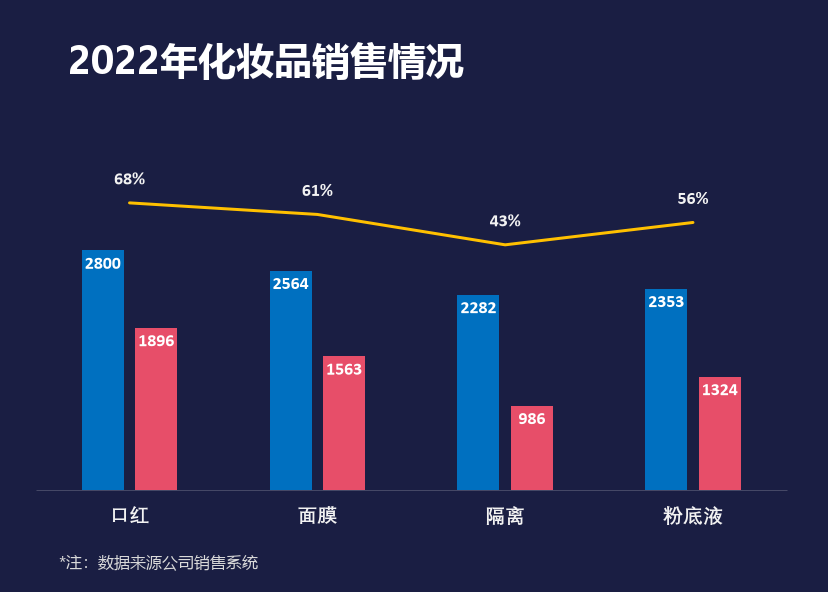

Source code (Python):
# -*- coding: utf-8 -*-
"""图 34 · 动态组合图（勾选销售额 / 利润 / 利润率）。

工作表 4 的三个复选框链接 C13/D13/E13；图表数据区 B17:F20 用
IF(勾选, 原值, 负哨兵) 隐藏系列（销售额 -100、利润 -200、利润率 -2），
负值落在坐标轴之外，于是整个系列消失。

主值轴 0~4000 画两组柱：销售额（蓝）与利润（红），标签在柱内顶部；
次值轴 -100%~100% 画利润率折线（黄），标签在折线上方。

用法：
    python chart34_dynamic_combo.py                     # 三个系列全开
    python chart34_dynamic_combo.py --hide profit       # 隐藏利润
    python chart34_dynamic_combo.py --gif               # 8 种组合循环
"""

import argparse
import itertools

import matplotlib.pyplot as plt
from matplotlib.patches import Rectangle

import chartkit as kit

W, H = kit.chart_size(34)
X0, X1 = 35.6, 786.9
Y0, Y1 = 147.6, 490.0

CATS = ["口红", "面膜", "隔离", "粉底液"]
SALES = [2800, 2564, 2282, 2353]
PROFIT = [1896, 1563, 986, 1324]
RATE = [0.6771428571428572, 0.609594383775351,
        0.43207712532865905, 0.5626859328516787]

BLUE = "#0070C0"
RED = "#E74E69"
YELLOW = "#FFC000"
TEXT = "#F2F2F2"


def render(show_sales=True, show_profit=True, show_rate=True):
    fig = kit.new_figure(W, H)
    ax = fig.add_axes([0, 0, 1, 1])
    ax.set_xlim(0, W)
    ax.set_ylim(H, 0)
    ax.axis("off")

    def value_y(value):
        return Y1 - value / 4000.0 * (Y1 - Y0)

    def rate_y(value):
        return Y1 - (value + 1.0) / 2.0 * (Y1 - Y0)

    ax.plot([X0, X1], [Y1, Y1], color="#454866", linewidth=0.72,
            solid_capstyle="butt")

    cluster = (X1 - X0) / len(CATS)
    bar_width = cluster / (2 + 0.27 + 2.19)
    offset = (bar_width + 0.27 * bar_width) / 2.0
    centers = [X0 + (index + 0.5) * cluster for index in range(len(CATS))]

    for center, sales, profit in zip(centers, SALES, PROFIT):
        series = [(center - offset, sales, BLUE, show_sales),
                  (center + offset, profit, RED, show_profit)]
        for x, value, color, visible in series:
            if not visible:
                continue
            top = value_y(value)
            ax.add_patch(Rectangle((x - bar_width / 2, top), bar_width,
                                   Y1 - top, facecolor=color, edgecolor="none"))
            ax.text(x, top + 5, str(value), color="white",
                    fontsize=9 * kit.FONT_SCALE, fontfamily=kit.AXIS_FONTS,
                    fontweight="bold", ha="center", va="top")

    if show_rate:
        points = [(center, rate_y(value)) for center, value in zip(centers, RATE)]
        ax.plot([p[0] for p in points], [p[1] for p in points],
                color=YELLOW, linewidth=1.5 * 2 * 0.72, solid_capstyle="round")
        for (x, y), value in zip(points, RATE):
            ax.text(x, y - 14, "%d%%" % round(value * 100), color=TEXT,
                    fontsize=9 * kit.FONT_SCALE, fontfamily=kit.AXIS_FONTS,
                    fontweight="bold", ha="center", va="bottom")

    for center, name in zip(centers, CATS):
        ax.text(center, 506, name, color=TEXT, fontsize=10 * kit.FONT_SCALE,
                fontfamily=kit.AXIS_FONTS, fontweight="bold",
                ha="center", va="top")

    ax.text(68, 42, "2022年化妆品销售情况", color="white",
            fontsize=19 * kit.FONT_SCALE, fontfamily=kit.UI_FONT,
            fontweight="bold", va="top", ha="left")
    ax.text(59, 555, "*注：数据来源公司销售系统", color="#D9D9D9",
            fontsize=8 * kit.FONT_SCALE, fontfamily=kit.UI_FONT,
            va="top", ha="left")
    return fig


def main():
    parser = argparse.ArgumentParser()
    parser.add_argument("--hide", nargs="*", default=[],
                        choices=["sales", "profit", "rate"])
    parser.add_argument("--gif", action="store_true")
    args = parser.parse_args()

    states = {"sales": True, "profit": True, "rate": True}
    for name in args.hide:
        states[name] = False

    fig = render(show_sales=states["sales"], show_profit=states["profit"], show_rate=states["rate"])
    kit.save(fig, "chart34_dynamic_combo.png")
    plt.close(fig)

    if args.gif:
        frames = []
        for sales, profit, rate in itertools.product([False, True], repeat=3):
            fig = render(show_sales=sales, show_profit=profit, show_rate=rate)
            frames.append(kit.to_image(fig))
            plt.close(fig)
        kit.save_gif(frames, "chart34_dynamic_combo.gif", duration=900)


if __name__ == "__main__":
    main()
